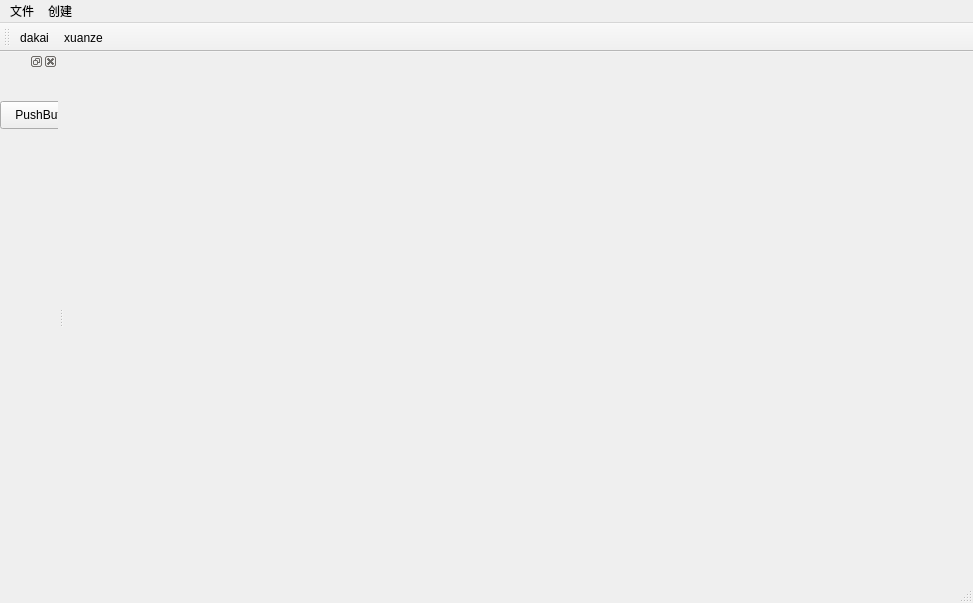
<?xml version="1.0" encoding="UTF-8"?>
<ui version="4.0">
 <class>MainWindow</class>
 <widget class="QMainWindow" name="MainWindow">
  <property name="geometry">
   <rect>
    <x>0</x>
    <y>0</y>
    <width>973</width>
    <height>603</height>
   </rect>
  </property>
  <property name="windowTitle">
   <string>MainWindow</string>
  </property>
  <widget class="QWidget" name="centralWidget"/>
  <widget class="QMenuBar" name="menuBar">
   <property name="geometry">
    <rect>
     <x>0</x>
     <y>0</y>
     <width>973</width>
     <height>26</height>
    </rect>
   </property>
   <widget class="QMenu" name="menu">
    <property name="title">
     <string>文件</string>
    </property>
    <widget class="QMenu" name="menuxinjian">
     <property name="title">
      <string>xinjian</string>
     </property>
     <addaction name="actionxuanze"/>
    </widget>
    <addaction name="menuxinjian"/>
    <addaction name="separator"/>
    <addaction name="actiondakai"/>
   </widget>
   <widget class="QMenu" name="menu_2">
    <property name="title">
     <string>创建</string>
    </property>
   </widget>
   <addaction name="menu"/>
   <addaction name="menu_2"/>
  </widget>
  <widget class="QToolBar" name="mainToolBar">
   <attribute name="toolBarArea">
    <enum>TopToolBarArea</enum>
   </attribute>
   <attribute name="toolBarBreak">
    <bool>false</bool>
   </attribute>
   <addaction name="actiondakai"/>
   <addaction name="actionxuanze"/>
  </widget>
  <widget class="QStatusBar" name="statusBar"/>
  <widget class="QDockWidget" name="dockWidget">
   <property name="allowedAreas">
    <set>Qt::LeftDockWidgetArea|Qt::RightDockWidgetArea</set>
   </property>
   <attribute name="dockWidgetArea">
    <number>1</number>
   </attribute>
   <widget class="QWidget" name="dockWidgetContents">
    <widget class="QPushButton" name="pushButton">
     <property name="geometry">
      <rect>
       <x>0</x>
       <y>30</y>
       <width>93</width>
       <height>28</height>
      </rect>
     </property>
     <property name="text">
      <string>PushButton</string>
     </property>
    </widget>
   </widget>
  </widget>
  <action name="actiondakai">
   <property name="text">
    <string>dakai</string>
   </property>
  </action>
  <action name="actionxuanze">
   <property name="text">
    <string>xuanze</string>
   </property>
  </action>
 </widget>
 <layoutdefault spacing="6" margin="11"/>
 <resources/>
 <connections/>
</ui>
